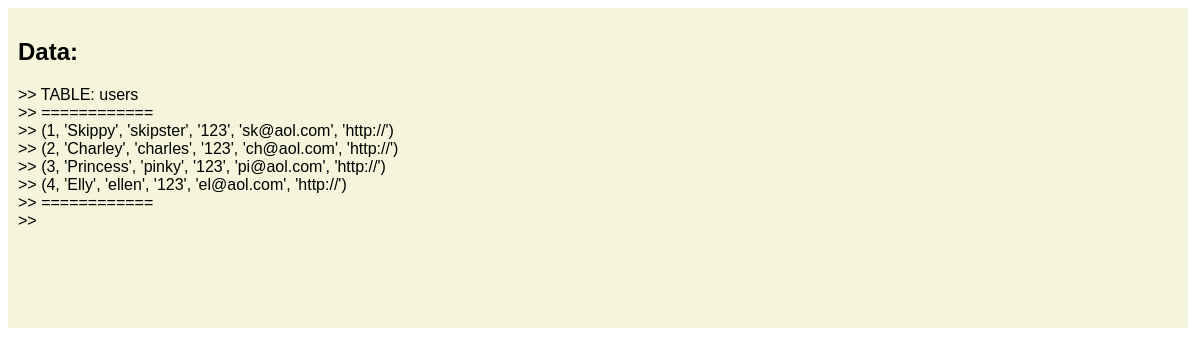
The page /dump on the database as committed earlier.
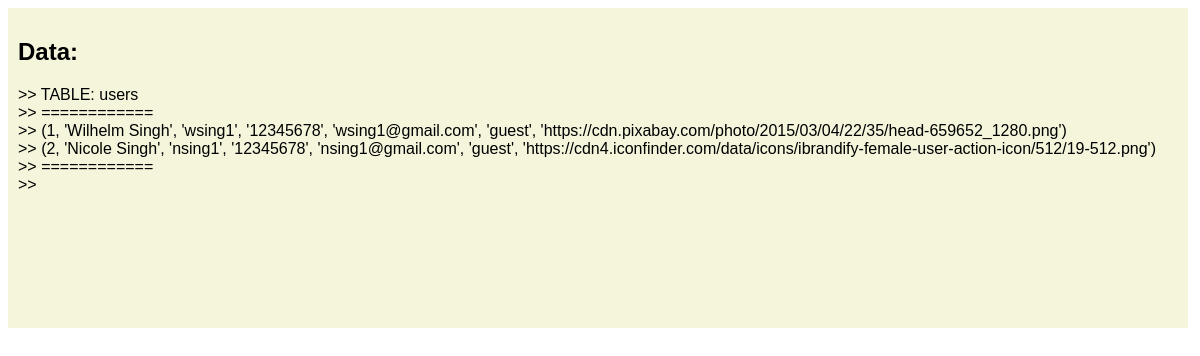
The same page on the database as committed later.
### tables this page shows
CREATE TABLE users(
        user_id integer primary key autoincrement,
        name text,
        username text,
        password text,
        email text,
        role int,
        avatar text
    );

### flask_app.py (the view)
@app.route('/dump',methods=['GET','POST'])
def dump():
    dump = get_dump()
    if request.method=='POST':
        return render_template('dump.html', dump=dump)
    return render_template('dump.html', dump=dump)

### dump.py (called while the page is built)
def get_dump():
    query = "select * from users"
    result = sql.execute(query)
    rows = result.fetchall()
    dump_output = []
    dump_output.append('TABLE: users')
    dump_output.append('============')
    for row in rows:
        dump_output.append(row)
    dump_output.append('============')
    dump_output.append('')
    return dump_output

### templates/dump.html (shortened to what this page needs)
<!DOCTYPE html>
<html lang="en">
<head>
</head>
<body>
    <div class="output">
        <h2>Data:</h2>
        {% for line in dump %}
          >> {{line}}<br>
        {% endfor %}
    </div>
</body>
</html>

### templates/dump.html (style rules this page uses)
* { font-family: 'Trebuchet MS', 'Lucida Sans Unicode', 'Lucida Grande', 'Lucida Sans', Arial, sans-serif; }
.output { width: 98%; height: 300px; background-color: beige; margin-bottom: 10px; padding: 10px; }

Rows that differ between the two databases and show on the page:
removed users: line "(3, 'Princess', 'pinky', '123', 'pi@aol.com', 'http://')"
removed users: line "(4, 'Elly', 'ellen', '123', 'el@aol.com', 'http://')"
changed users (number 1 of 2 on the later page): line "(1, 'Skippy', 'skipster', '123', 'sk@aol.com', 'http://')" → "(1, 'Wilhelm Singh', 'wsing1', '12345678', 'wsing1@gmail.com', 'guest', 'https://cdn.pixabay.com/photo/2015/03/04/22/35/head-659652_1280.png')"
changed users (number 2 of 2 on the later page): line "(2, 'Charley', 'charles', '123', 'ch@aol.com', 'http://')" → "(2, 'Nicole Singh', 'nsing1', '12345678', 'nsing1@gmail.com', 'guest', 'https://cdn4.iconfinder.com/data/icons/ibrandify-female-user-action-icon/512/19-512.png')"
